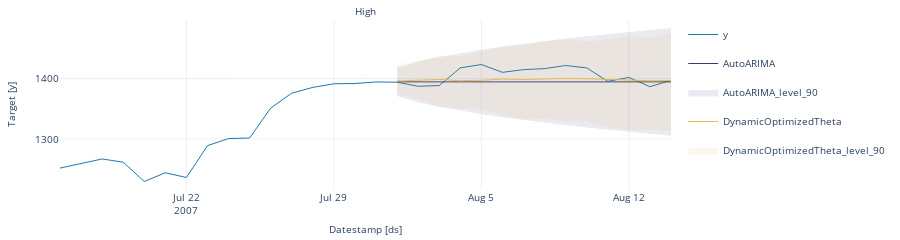

The code cell stored with this chart in its notebook:
### Code cell
seasonal_ids = evaluation_df.query('best_model == "AutoARIMA"').index

sf.plot(High.tail(30),forecasts_df, unique_ids=seasonal_ids, models=["AutoARIMA","DynamicOptimizedTheta"])
